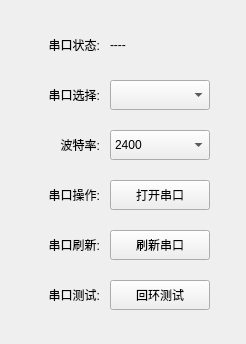
<?xml version="1.0" encoding="UTF-8"?>
<ui version="4.0">
 <class>SerialPortWid</class>
 <widget class="QWidget" name="SerialPortWid">
  <property name="geometry">
   <rect>
    <x>0</x>
    <y>0</y>
    <width>246</width>
    <height>344</height>
   </rect>
  </property>
  <property name="windowTitle">
   <string>串口操作</string>
  </property>
  <property name="windowIcon">
   <iconset resource="../images/image.qrc">
    <normaloff>:/image/logo.jpg</normaloff>:/image/logo.jpg</iconset>
  </property>
  <widget class="QLabel" name="stateLab">
   <property name="geometry">
    <rect>
     <x>110</x>
     <y>30</y>
     <width>100</width>
     <height>30</height>
    </rect>
   </property>
   <property name="text">
    <string>----</string>
   </property>
  </widget>
  <widget class="QPushButton" name="updateBtn">
   <property name="geometry">
    <rect>
     <x>110</x>
     <y>230</y>
     <width>100</width>
     <height>30</height>
    </rect>
   </property>
   <property name="text">
    <string>刷新串口</string>
   </property>
  </widget>
  <widget class="QLabel" name="label_3">
   <property name="geometry">
    <rect>
     <x>20</x>
     <y>230</y>
     <width>80</width>
     <height>30</height>
    </rect>
   </property>
   <property name="text">
    <string>串口刷新:</string>
   </property>
   <property name="alignment">
    <set>Qt::AlignRight|Qt::AlignTrailing|Qt::AlignVCenter</set>
   </property>
  </widget>
  <widget class="QLabel" name="label_2">
   <property name="geometry">
    <rect>
     <x>20</x>
     <y>180</y>
     <width>80</width>
     <height>30</height>
    </rect>
   </property>
   <property name="text">
    <string>串口操作:</string>
   </property>
   <property name="alignment">
    <set>Qt::AlignRight|Qt::AlignTrailing|Qt::AlignVCenter</set>
   </property>
  </widget>
  <widget class="QLabel" name="label_4">
   <property name="geometry">
    <rect>
     <x>20</x>
     <y>30</y>
     <width>80</width>
     <height>30</height>
    </rect>
   </property>
   <property name="text">
    <string>串口状态:</string>
   </property>
   <property name="alignment">
    <set>Qt::AlignRight|Qt::AlignTrailing|Qt::AlignVCenter</set>
   </property>
  </widget>
  <widget class="QLabel" name="label">
   <property name="geometry">
    <rect>
     <x>20</x>
     <y>80</y>
     <width>80</width>
     <height>30</height>
    </rect>
   </property>
   <property name="text">
    <string>串口选择:</string>
   </property>
   <property name="alignment">
    <set>Qt::AlignRight|Qt::AlignTrailing|Qt::AlignVCenter</set>
   </property>
  </widget>
  <widget class="QPushButton" name="workBtn">
   <property name="geometry">
    <rect>
     <x>110</x>
     <y>180</y>
     <width>100</width>
     <height>30</height>
    </rect>
   </property>
   <property name="text">
    <string>打开串口</string>
   </property>
  </widget>
  <widget class="QComboBox" name="comBox">
   <property name="geometry">
    <rect>
     <x>110</x>
     <y>80</y>
     <width>100</width>
     <height>30</height>
    </rect>
   </property>
  </widget>
  <widget class="QLabel" name="label_5">
   <property name="geometry">
    <rect>
     <x>20</x>
     <y>280</y>
     <width>80</width>
     <height>30</height>
    </rect>
   </property>
   <property name="text">
    <string>串口测试:</string>
   </property>
   <property name="alignment">
    <set>Qt::AlignRight|Qt::AlignTrailing|Qt::AlignVCenter</set>
   </property>
  </widget>
  <widget class="QPushButton" name="loopBtn">
   <property name="geometry">
    <rect>
     <x>110</x>
     <y>280</y>
     <width>100</width>
     <height>30</height>
    </rect>
   </property>
   <property name="text">
    <string>回环测试</string>
   </property>
  </widget>
  <widget class="QComboBox" name="baudComBox">
   <property name="geometry">
    <rect>
     <x>110</x>
     <y>130</y>
     <width>100</width>
     <height>30</height>
    </rect>
   </property>
   <property name="currentText">
    <string>9600</string>
   </property>
   <item>
    <property name="text">
     <string>2400</string>
    </property>
   </item>
   <item>
    <property name="text">
     <string>4800</string>
    </property>
   </item>
   <item>
    <property name="text">
     <string>9600</string>
    </property>
   </item>
   <item>
    <property name="text">
     <string>19200</string>
    </property>
   </item>
   <item>
    <property name="text">
     <string>38400</string>
    </property>
   </item>
   <item>
    <property name="text">
     <string>57600</string>
    </property>
   </item>
   <item>
    <property name="text">
     <string>115200</string>
    </property>
   </item>
  </widget>
  <widget class="QLabel" name="label_6">
   <property name="geometry">
    <rect>
     <x>20</x>
     <y>130</y>
     <width>80</width>
     <height>30</height>
    </rect>
   </property>
   <property name="text">
    <string>波特率:</string>
   </property>
   <property name="alignment">
    <set>Qt::AlignRight|Qt::AlignTrailing|Qt::AlignVCenter</set>
   </property>
  </widget>
 </widget>
 <resources>
  <include location="../images/image.qrc"/>
 </resources>
 <connections/>
</ui>
